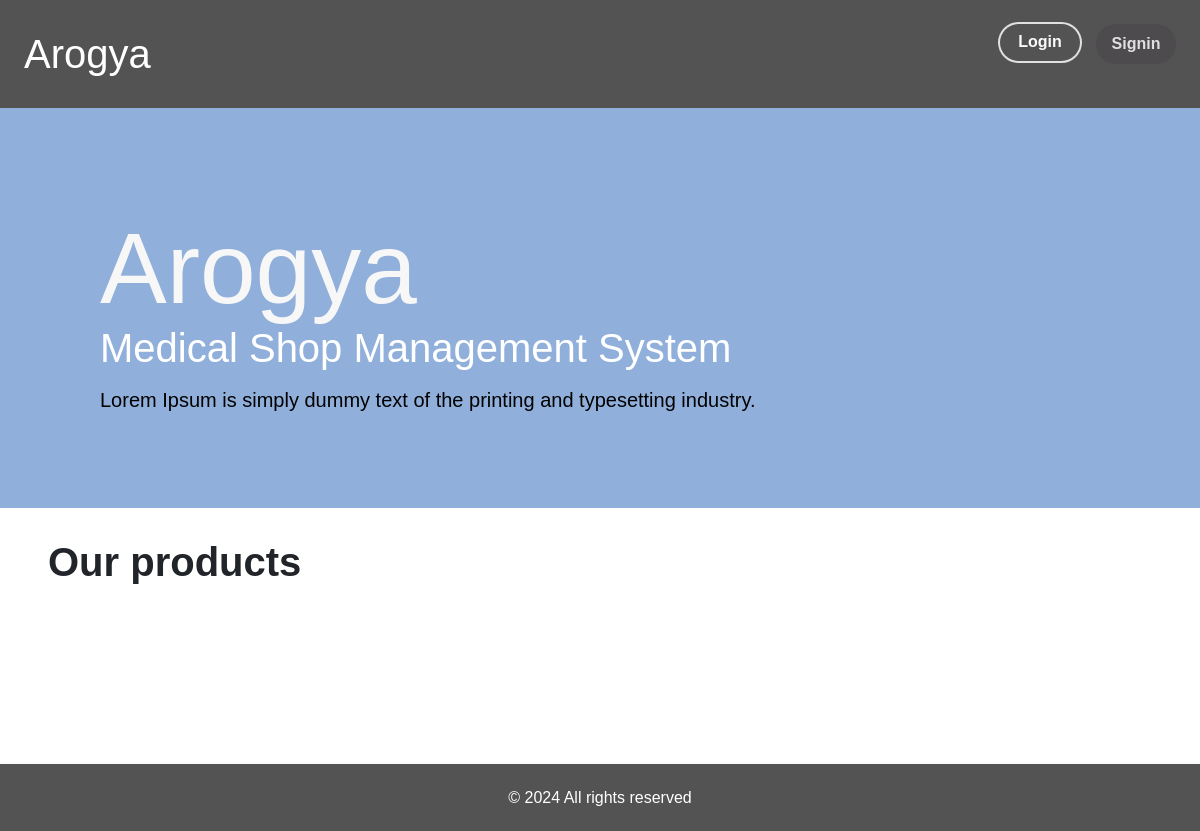
/store/, run on an earlier commit of the app's database.
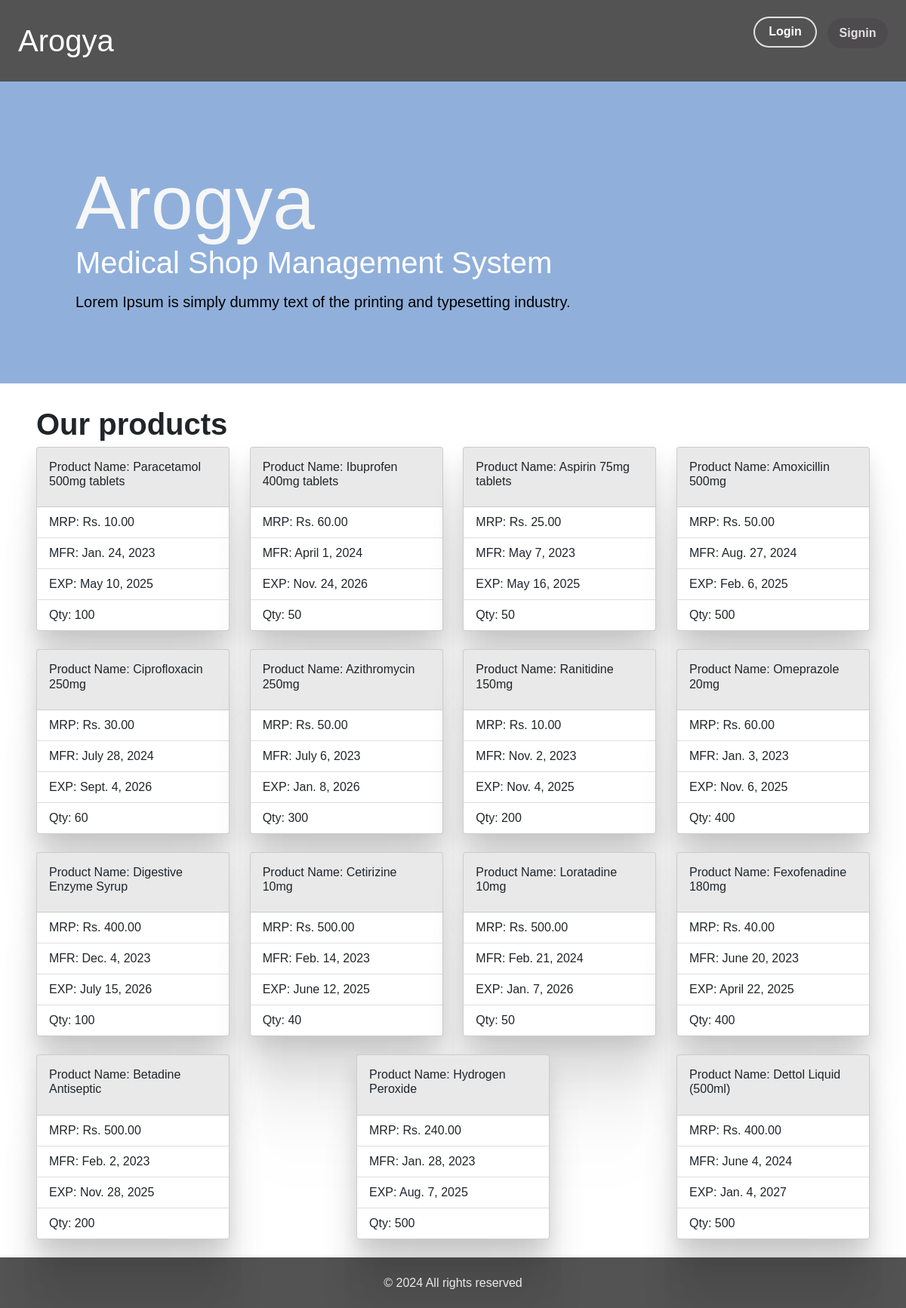
And on a later commit of the database.
### store/models.py (models this page shows, shortened)
class Product(models.Model):
    product_id = models.AutoField(primary_key=True)
    product_name = models.CharField(max_length=100)
    mrp = models.DecimalField(max_digits=10, decimal_places=2)
    mfg = models.DateField(auto_now=False, auto_now_add=False)
    exp = models.DateField(auto_now=False, auto_now_add=False)
    qty = models.IntegerField(default=0)
    created_at = models.DateTimeField(auto_now_add=True)

### store/views.py (the view)
# urls.py: 2. Add a URL to urlpatterns:  path('', views.home, name='home')
def home(request):
    products = Product.objects.all()
    return render(request, 'store/home.html', {'products':products})

### store/Templates/store/home.html
{% extends "store/base.html" %}
{% block content %}
<div style="min-height: 82vh;">
    <div class="banner">
        <div class="homepageContainer">
            <div class="bannerHeader">
                <h1>Arogya</h1>
                <p>Medical Shop Management System</p>
            </div>
            <p class="bannerTagline">
                Lorem Ipsum is simply dummy text of the printing and typesetting industry.
            </p>
       </div>
    </div>
    <div>
        <div class="px-5 pt-4 ">
            <p class="fs-1 fw-bold">Our products</p>
        </div>
        <div class="px-5 justify-content-between pb-4 d-flex flex-wrap gap-4">
            {% for product in products %}
            <div class="card" style="width: 16rem;">
                <div class="card-body">
                    <h5 class="card-title">Product Name: {{ product.product_name }}</h5>
                </div>
                <ul class="list-group list-group-flush">
                    <li class="list-group-item">MRP: Rs. {{ product.mrp }}</li>
                    <li class="list-group-item">MFR: {{ product.mfg }}</li>
                    <li class="list-group-item">EXP: {{ product.exp }}</li>
                    <li class="list-group-item">Qty: {{ product.qty }}</li>
                </ul>
            </div>
            {% endfor %}
        </div>
    </div>
</div>
{% endblock %}

What changed in the data, as far as the page shows it:
added Product: product_name "Paracetamol 500mg tablets", mrp "10.00", mfg "Jan. 24, 2023", exp "May 10, 2025", qty "100"
added Product: product_name "Ibuprofen 400mg tablets", mrp "60.00", mfg "April 1, 2024", exp "Nov. 24, 2026", qty "50"
added Product: product_name "Aspirin 75mg tablets", mrp "25.00", mfg "May 7, 2023", exp "May 16, 2025", qty "50"
added Product: product_name "Amoxicillin 500mg", mrp "50.00", mfg "Aug. 27, 2024", exp "Feb. 6, 2025", qty "500"
added Product: product_name "Ciprofloxacin 250mg", mrp "30.00", mfg "July 28, 2024", exp "Sept. 4, 2026", qty "60"
added Product: product_name "Azithromycin 250mg", mrp "50.00", mfg "July 6, 2023", exp "Jan. 8, 2026", qty "300"
added Product: product_name "Ranitidine 150mg", mrp "10.00", mfg "Nov. 2, 2023", exp "Nov. 4, 2025", qty "200"
added Product: product_name "Omeprazole 20mg", mrp "60.00", mfg "Jan. 3, 2023", exp "Nov. 6, 2025", qty "400"
added Product: product_name "Digestive Enzyme Syrup", mrp "400.00", mfg "Dec. 4, 2023", exp "July 15, 2026", qty "100"
added Product: product_name "Cetirizine 10mg", mrp "500.00", mfg "Feb. 14, 2023", exp "June 12, 2025", qty "40"
added Product: product_name "Loratadine 10mg", mrp "500.00", mfg "Feb. 21, 2024", exp "Jan. 7, 2026", qty "50"
added Product: product_name "Fexofenadine 180mg", mrp "40.00", mfg "June 20, 2023", exp "April 22, 2025", qty "400"
added Product: product_name "Betadine Antiseptic", mrp "500.00", mfg "Feb. 2, 2023", exp "Nov. 28, 2025", qty "200"
added Product: product_name "Hydrogen Peroxide", mrp "240.00", mfg "Jan. 28, 2023", exp "Aug. 7, 2025", qty "500"
added Product: product_name "Dettol Liquid (500ml)", mrp "400.00", mfg "June 4, 2024", exp "Jan. 4, 2027", qty "500"
